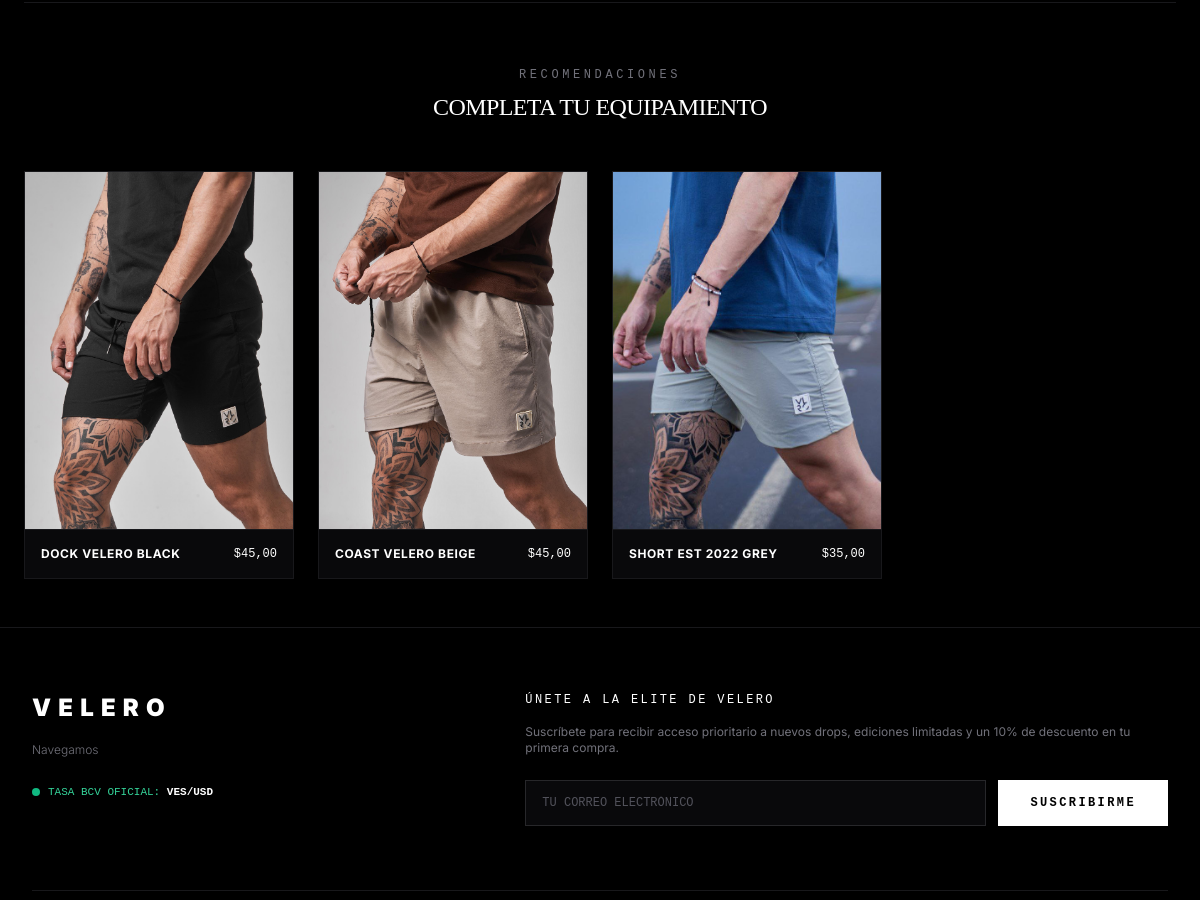
/producto/green-forest-flow/ (middle part), run on an earlier commit of the app's database.
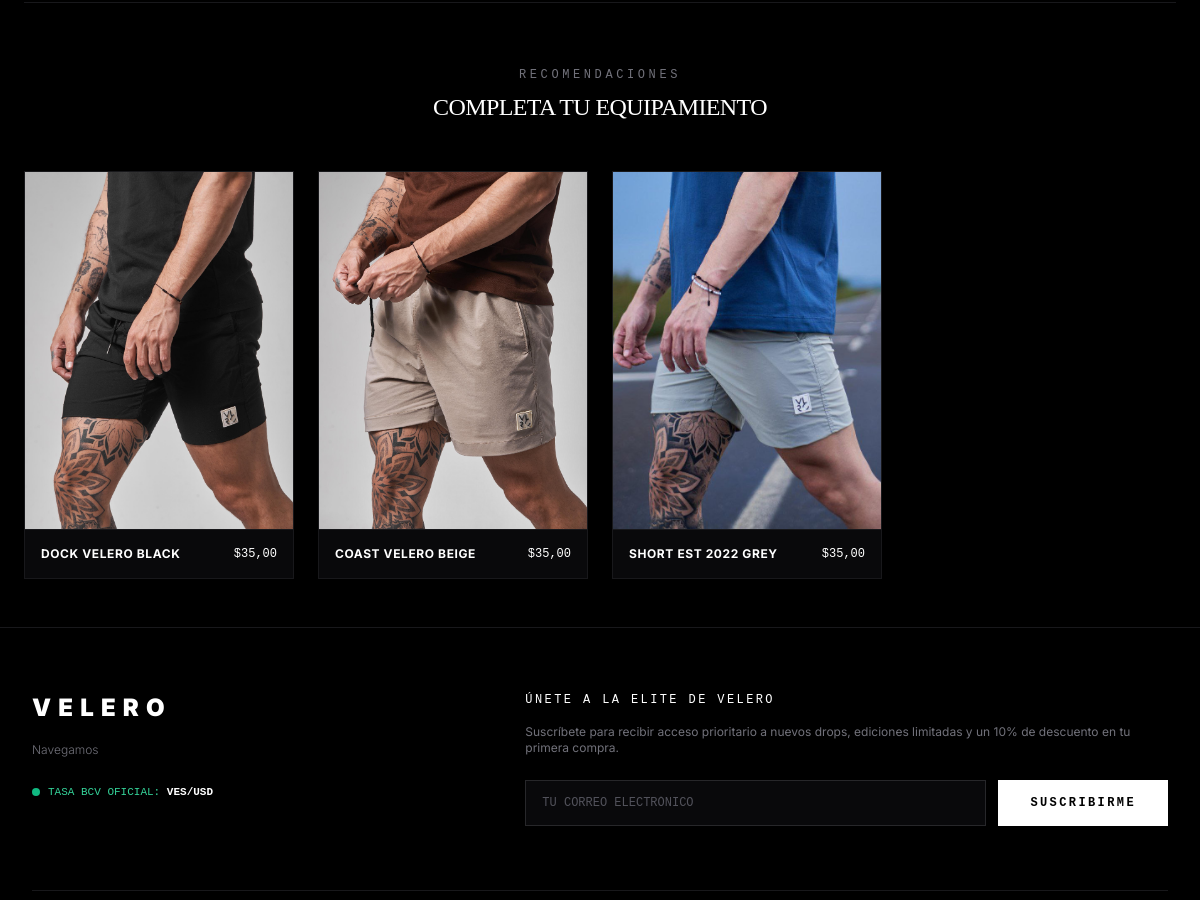
And on a later commit of the database.
### catalog/models.py (models this page shows, shortened)
class Product(models.Model):
    name = models.CharField(max_length=255)
    slug = models.SlugField(unique=True, blank=True)
    category = models.ForeignKey(
        Category,
        on_delete=models.SET_NULL,
        null=True,
        blank=True,
        related_name='products',
    )
    description = models.TextField(blank=True)
    price = models.DecimalField(max_digits=10, decimal_places=2, verbose_name="Precio Actual (Oferta)")
    compare_price = models.DecimalField(
        max_digits=10, decimal_places=2, blank=True, null=True,
        verbose_name="Precio Anterior (Tachado)"
    ) # <--- NUEVO CAMPO PARA DESCUENTOS
    stock = models.PositiveIntegerField(default=10)
    is_active = models.BooleanField(
        default=True, verbose_name='¿Producto Activo?'
    )
    image = models.ImageField(upload_to='products/', blank=True, null=True)
    sizes = MultiSelectField(
        choices=SIZE_CHOICES, default=['S', 'M', 'L', 'XL']
    )
    created_at = models.DateTimeField(auto_now_add=True)
    class Meta:
        verbose_name = 'Producto'
        verbose_name_plural = 'Productos'
        ordering = ['-created_at']
    @property
    def on_sale(self):
        return self.compare_price and self.compare_price > self.price

### catalog/views.py (the view)
# urls.py: path('producto/<slug:slug>/', views.product_detail, name='product_detail'),
def product_detail(request, slug):
    product = get_object_or_404(Product, slug=slug)
    color_variants = Product.objects.filter(
        category=product.category
    ).exclude(id=product.id)[:5]
    related_products = Product.objects.filter(
        category=product.category
    ).exclude(id=product.id).order_by('?')[:4]
    raw_sizes = list(product.sizes) if product.sizes else ['TU']
    is_single_size = 'TU' in raw_sizes or len(raw_sizes) == 0
    context = {
        'product': product,
        'related_colors': color_variants,
        'related_products': related_products,
        'sizes': raw_sizes,
        'is_single_size': is_single_size,
    }
    return render(request, 'catalog/product_detail.html', context)

### catalog/templates/catalog/product_detail.html (shortened to what this page needs)
{% extends 'base.html' %}
{% block content %}
<div class="max-w-7xl mx-auto px-6 py-8 md:py-12 select-none">
    {% if related_products %}
    <section class="border-t border-zinc-900 pt-16">
        <div class="text-center mb-12 space-y-2">
            <h2 class="text-xs font-mono uppercase tracking-[0.3em] text-zinc-500">
                Recomendaciones
            </h2>
            <p class="font-serif text-2xl uppercase text-white tracking-tight">
                Completa tu Equipamiento
            </p>
        </div>
        <div class="grid grid-cols-1 sm:grid-cols-2 lg:grid-cols-4 gap-6">
            {% for item in related_products %}
            <a href="{% url 'product_detail' item.slug %}" class="group bg-zinc-950 border border-zinc-900 overflow-hidden block">
                <div class="aspect-[3/4] bg-zinc-900 overflow-hidden relative">
                    {% if item.image %}
                        <img src="{{ item.image.url }}"
                             alt="{{ item.name }}"
                             class="w-full h-full object-cover group-hover:scale-105 transition-transform duration-500">
                    {% endif %}
                </div>
                <div class="p-4 flex justify-between items-center border-t border-zinc-900">
                    <h3 class="text-xs font-bold uppercase tracking-wider text-white group-hover:text-zinc-300 transition-colors">
                        {{ item.name }}
                    </h3>
                    <div class="flex items-center space-x-2 font-mono text-xs">
                        <span class="text-white">${{ item.price }}</span>
                    </div>
                </div>
            </a>
            {% endfor %}
        </div>
    </section>
    {% endif %}
</div>
{% endblock %}

What changed in the data, as far as the page shows it:
changed Product "DOCK VELERO BLACK": price "45,00" → "35,00"
changed Product "COAST VELERO BEIGE": price "45,00" → "35,00"
